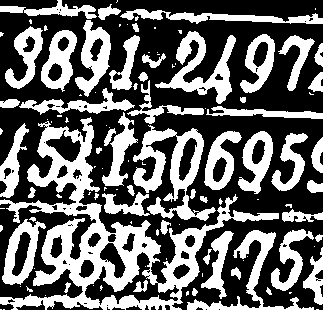
#> input picture noise.png, 323 x 310 px
$ python test.py
#> lines starting #> are read from the running program, lines starting #| are printed output that depends on the picture; after the words box and inside, x2 and y2 are one past the last pixel; in counts of white or black regions, pixels touching at a corner belong together
import cv2 as cv
import numpy as np

# Create a simple binary image for illustration
image = cv.imread('noise.png', 0)
#> image: shape (310, 323); 40.1% white; 112 white regions (60 under 20 px), largest, box (x1, y1, x2, y2) and area: (0, 117, 279, 310) 11835, (133, 125, 216, 221) 2956, (155, 31, 236, 104) 2019


result = cv.erode(image, cv.getStructuringElement(cv.MORPH_CROSS, (3, 6)), iterations=1)
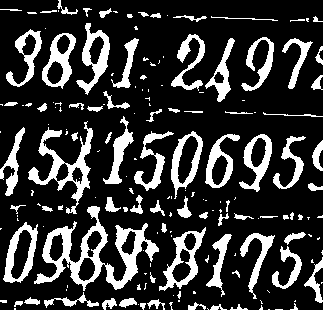
#> result: shape (310, 323); 21.4% white; 175 white regions (92 under 20 px), largest, box (x1, y1, x2, y2) and area: (34, 206, 159, 291) 3029, (28, 121, 93, 214) 1493, (159, 227, 206, 291) 892
cv.imshow('E1', result)
result = cv.erode(result, cv.getStructuringElement(cv.MORPH_RECT, (1, 2)), iterations=2)
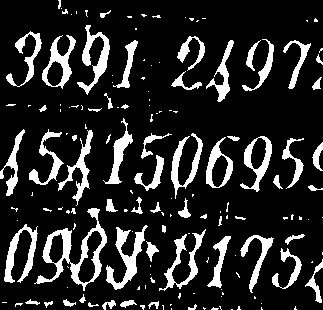
#> result: shape (310, 323); 16% white; 157 white regions (95 under 20 px), largest, box (x1, y1, x2, y2) and area: (34, 208, 107, 291) 1469, (106, 225, 148, 290) 869, (77, 25, 110, 95) 741
cv.imshow('E2', result)
result = cv.dilate(result, cv.getStructuringElement(cv.MORPH_CROSS, (1, 2)), iterations=1)
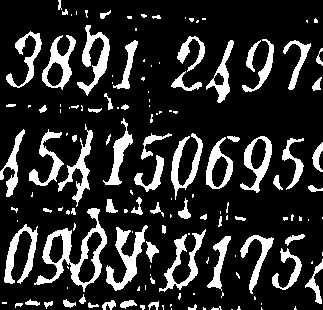
#> result: shape (310, 323); 18% white; 150 white regions (79 under 20 px), largest, box (x1, y1, x2, y2) and area: (34, 208, 107, 292) 1627, (106, 225, 148, 291) 940, (77, 25, 110, 96) 806
cv.imshow('D1', result)
result = cv.morphologyEx(result, cv.MORPH_CLOSE, cv.getStructuringElement(cv.MORPH_CROSS, (4, 7)))
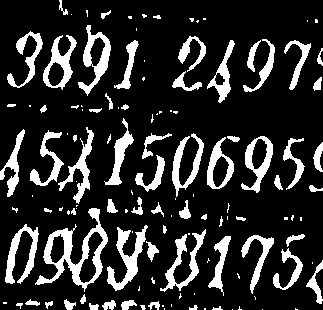
#> result: shape (310, 323); 17.8% white; 127 white regions (60 under 20 px), largest, box (x1, y1, x2, y2) and area: (35, 208, 108, 292) 1676, (107, 225, 148, 291) 919, (78, 25, 111, 96) 796
cv.imshow('D2', result)
cv.waitKey(0)
cv.destroyAllWindows()
